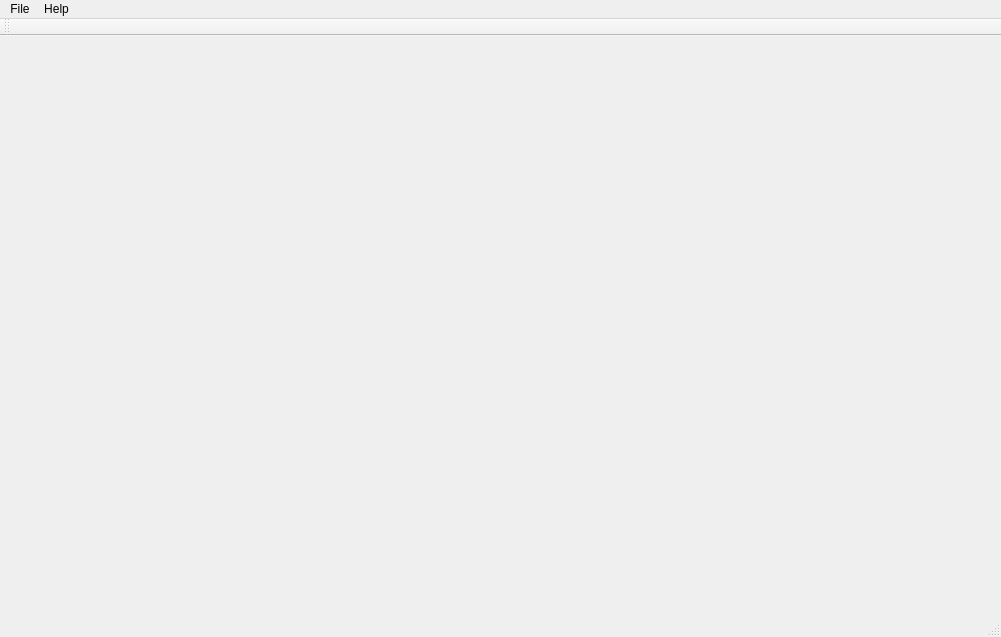
<?xml version="1.0" encoding="UTF-8"?>
<ui version="4.0">
 <class>MainWindow</class>
 <widget class="QMainWindow" name="MainWindow">
  <property name="geometry">
   <rect>
    <x>0</x>
    <y>0</y>
    <width>1001</width>
    <height>637</height>
   </rect>
  </property>
  <property name="windowTitle">
   <string>MainWindow</string>
  </property>
  <widget class="QWidget" name="centralWidget">
   <layout class="QVBoxLayout" name="verticalLayout">
    <item>
     <widget class="GameView" name="widget_gv" native="true"/>
    </item>
   </layout>
  </widget>
  <widget class="QMenuBar" name="menuBar">
   <property name="geometry">
    <rect>
     <x>0</x>
     <y>0</y>
     <width>1001</width>
     <height>20</height>
    </rect>
   </property>
   <widget class="QMenu" name="menuFile">
    <property name="title">
     <string>File</string>
    </property>
    <addaction name="actionExit"/>
   </widget>
   <widget class="QMenu" name="menuHelp">
    <property name="title">
     <string>Help</string>
    </property>
    <addaction name="actionAbout"/>
   </widget>
   <addaction name="menuFile"/>
   <addaction name="menuHelp"/>
  </widget>
  <widget class="QToolBar" name="mainToolBar">
   <attribute name="toolBarArea">
    <enum>TopToolBarArea</enum>
   </attribute>
   <attribute name="toolBarBreak">
    <bool>false</bool>
   </attribute>
  </widget>
  <widget class="QStatusBar" name="statusBar"/>
  <action name="actionExit">
   <property name="text">
    <string>Exit</string>
   </property>
  </action>
  <action name="actionAbout">
   <property name="text">
    <string>About</string>
   </property>
  </action>
 </widget>
 <layoutdefault spacing="6" margin="11"/>
 <customwidgets>
  <customwidget>
   <class>GameView</class>
   <extends>QWidget</extends>
   <header>GameView.h</header>
   <container>1</container>
  </customwidget>
 </customwidgets>
 <resources/>
 <connections/>
</ui>
